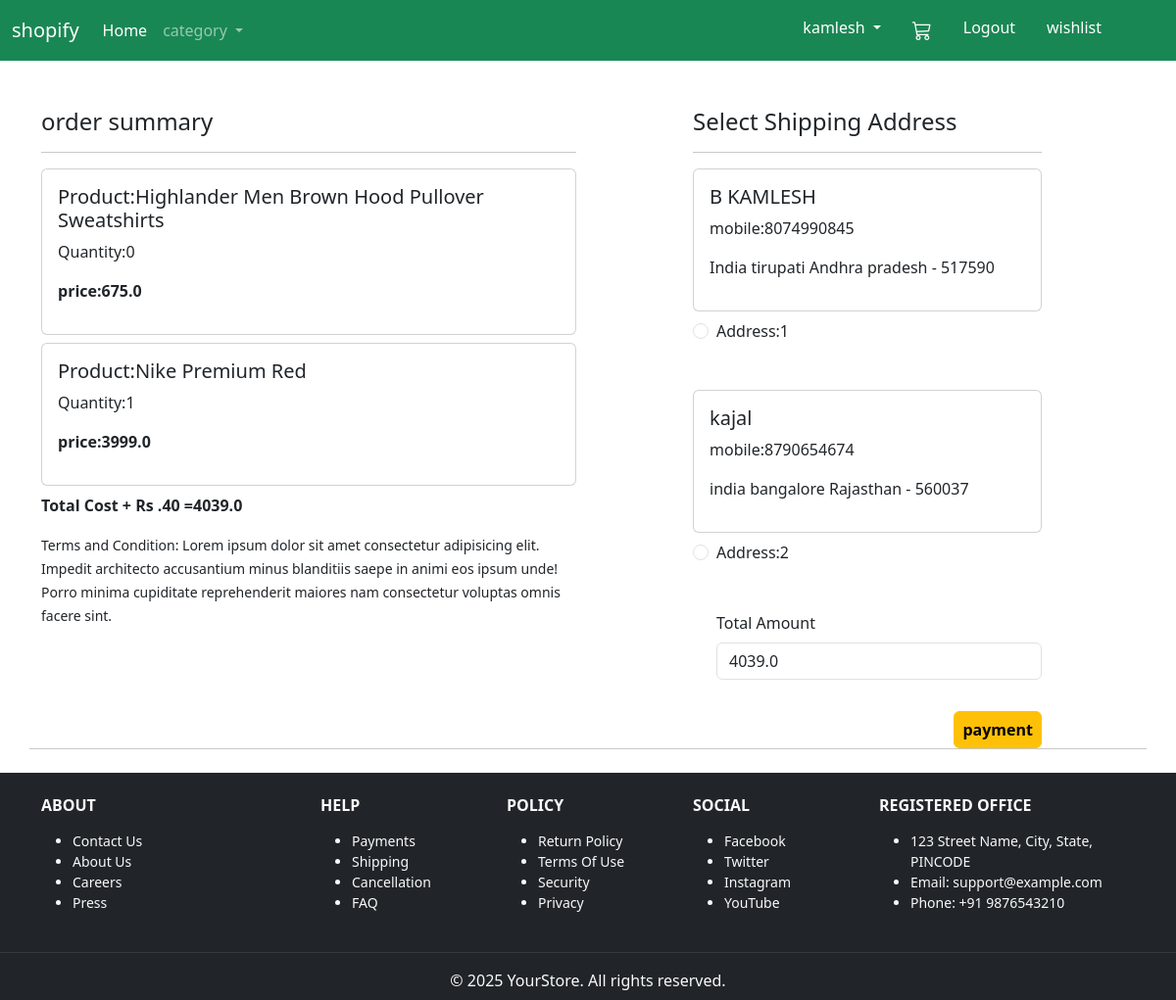
Screenshot of /checkout/ (signed in) with the database file from the repository.
### app/models.py (models this page shows, shortened)
class Cart(models.Model):
    user=models.ForeignKey(User, on_delete=models.CASCADE,related_name='user')
    Product=models. ForeignKey(Product,on_delete=models.CASCADE,related_name='user')
    quantity=models.IntegerField(default=1)

class Product(models.Model):
    category = models.ForeignKey(Category, on_delete=models.CASCADE, related_name='products')
    name = models.CharField(max_length=200)
    description = models.TextField()
    price = models.FloatField()
    image = models.ImageField(upload_to='products/')
    stock = models.PositiveIntegerField(default=1)
    created_at = models.DateTimeField(auto_now_add=True)

class Customer(models.Model):
    user=models.ForeignKey(User,on_delete=models.CASCADE)
    name=models.CharField(max_length=200)
    locality=models.CharField(max_length=200)
    city=models.CharField(max_length=50)
    mobile=models.IntegerField(default=0)
    zipcode=models.IntegerField()
    state=models.CharField(choices=STATE_CHOICES,max_length=100)

### app/views.py (the view)
# urls.py: path('checkout/',views.checkout,name='checkout'),
def checkout(request):
    user=request.user
    add=Customer.objects.filter(user=user)
    amount=0
    cart_items=Cart.objects.filter(user=user)
    for item in cart_items:
        value=item.Product.price*item.quantity
        amount+=value
    totalamount=amount+40
    razorpayamount=int(totalamount*100)
    client = razorpay.Client(auth=(settings.RAZOR_KEY_ID, settings.RAZOR_KEY_SECRET))
    data= {
    "amount": razorpayamount,
    "currency": "INR",
    "payment_capture":"1"}
    payment_response=client.order.create(data=data)
    order_id=payment_response['id']
    order_satus=payment_response['status']
    if order_satus=='created':
        payment=Payment(user=user,amount=razorpayamount,razorpay_order_id=order_id,razorpay_payment_status=order_satus)
        payment.save()
    print(payment_response)
    return render(request,'checkout.html',locals())

### templates/checkout.html (shortened to what this page needs)
{% extends "base.html" %}
{% load static %}
{% block main-content  %}
<div class="container">
<div class="row mt-5" >
   <div class="col-sm-6">
    <h4>order summary</h4>
    <hr>
    {% for item in cart_items %}
      <div class="card mb-2">
        <div class="card-body">
            <h5>Product:{{item.Product.name}}</h5>
            <p>Quantity:{{item.quantity}}</p>
            <p class="fw-bold">price:{{item.Product.price}}</p>
        </div>
      </div>
     {% endfor %}
     <p class="fw-bold">Total Cost + Rs .40 ={{totalamount}}</p>
     <small>Terms and Condition: Lorem ipsum dolor sit amet consectetur adipisicing elit. Impedit architecto accusantium minus blanditiis saepe in animi eos ipsum unde! Porro minima cupiditate reprehenderit maiores nam consectetur voluptas omnis facere sint.</small>
   </div>
   <div class="col-sm-4 offset-sm-1">
      <h4>Select Shipping Address</h4>
      <hr>
      <form action="" method="post" id="myform">
        {% for ad in add %}
        <div class="card">
           <div class="card-body">
            <h5>{{ad.name}}</h5>
            <p>mobile:{{ad.mobile}}</p>
            <p>{{ad.locality}} {{ad.city}} {{ad.state}} - {{ad.zipcode}}</p>
           </div>
        </div>
           <div class="form-check mt-2 mb-5">
            <input type="radio" class="form-check-input" name="custid" id="custadd{{forloop.counter}}" value="{{ad.id}}" >
            <label for="custadd{{forloop.counter}}">Address:{{forloop.counter}}</label>
           </div>
         {% endfor %}
           <div class="form-check mb-3">
            <label for="totalamount" class="form-label">Total Amount</label>
            <input type="number" class="form-control" name="totalamount" value="{{totalamount}}" readonly>
           </div>
           <div class="text-end">
              <button id="rzp-button1" type="button" class="btn btn-warning mt-3 px-2 fw-bold">payment</button>
           </div>
      </form>
   </div>
   <br>
   <br>
   <hr>
</div>
</div>
{% endblock main-content  %}

### templates/base.html (shortened to what this page needs)
{% load static %}
<!DOCTYPE html>
<html>
<head>
  <link href="https://cdn.jsdelivr.net/npm/bootstrap@5.3.0/dist/css/bootstrap.min.css" rel="stylesheet">
  <link rel="stylesheet" href="https://cdn.jsdelivr.net/npm/bootstrap-icons@1.11.3/font/bootstrap-icons.min.css">
</head>
<body>
    <nav class="navbar navbar-expand-lg  navbar-dark bg-success sticky-top">
        <div class="container-fluid">
          <a class="navbar-brand" href="#">shopify</a>
          {% if request.user.is_authenticated %}
          <div class="collapse navbar-collapse" id="navbarSupportedContent">
            <ul class="navbar-nav me-auto mb-2 mb-lg-0">
              <li class="nav-item">
                <a class="nav-link active" aria-current="page" href="{% url 'home' %}">Home</a>
              </li>
              <li class="nav-item dropdown">
                <a class="nav-link dropdown-toggle" href="#" role="button" data-bs-toggle="dropdown" aria-expanded="false">
                  category
                </a>
              </li>
            </ul>
            <ul class="navbar-nav me-5 mb-2 mb-lg-0">
                <li class="nav-item dropdown mx-2">
                    <a class="nav-link dropdown-toggle text-white" href="#" role="button" data-bs-toggle="dropdown" aria-expanded="false">
                        {{request.user}}
                    </a>
                  </li>
                  <li class="nav-item mx-2 position-relative">
                    <a href="{% url 'show_cart' %}" class="nav-link text-white">
                      <i class="bi bi-cart3 fs-5"></i>
                    </a>
                  </li>
                  <li class="nav-item mx-2">
                    <a href="{% url 'logout' %}" class="nav-link text-white">Logout</a>
                  </li>
                  <li class="nav-item mx-2">
                    <a href="{% url 'wishlist_page' %}" class="nav-link text-white"> wishlist</a>
                  </li>
                  {% else %}
                  <li class="nav-item mx-2 text-decoration-none ">
                    <a href="{% url 'login' %}" class="text-white btn btn-primary">Login</a>
                  </li>
            {% endif %}
            </ul>
          </div>
        </div>
      </nav>
       {% block main-content %}{% endblock main-content %}
       <footer class="bg-dark text-light pt-4 pb-2 mt-2 ">
        <div class="container text-md-left">
          <div class="row">
            <div class="col-md-3 col-lg-3 col-xl-3 mx-auto mb-3">
              <h6 class="text-uppercase fw-bold mb-3">About</h6>
              <ul class="small">
                <li><a href="#" class="text-decoration-none text-light">Contact Us</a></li>
                <li><a href="#" class="text-decoration-none text-light">About Us</a></li>
                <li><a href="#" class="text-decoration-none text-light">Careers</a></li>
                <li><a href="#" class="text-decoration-none text-light">Press</a></li>
              </ul>
            </div>
            <div class="col-md-2 col-lg-2 col-xl-2 mx-auto mb-3">
              <h6 class="text-uppercase fw-bold mb-3">Help</h6>
              <ul class="small">
                <li><a href="#" class="text-decoration-none text-light">Payments</a></li>
                <li><a href="#" class="text-decoration-none text-light">Shipping</a></li>
                <li><a href="#" class="text-decoration-none text-light">Cancellation</a></li>
                <li><a href="#" class="text-decoration-none text-light">FAQ</a></li>
              </ul>
            </div>
            <div class="col-md-2 col-lg-2 col-xl-2 mx-auto mb-3">
              <h6 class="text-uppercase fw-bold mb-3">Policy</h6>
              <ul class="small">
                <li><a href="#" class="text-decoration-none text-light">Return Policy</a></li>
                <li><a href="#" class="text-decoration-none text-light">Terms Of Use</a></li>
                <li><a href="#" class="text-decoration-none text-light">Security</a></li>
                <li><a href="#" class="text-decoration-none text-light">Privacy</a></li>
              </ul>
            </div>
            <div class="col-md-2 col-lg-2 col-xl-2 mx-auto mb-3">
              <h6 class="text-uppercase fw-bold mb-3">Social</h6>
              <ul class="small">
                <li><a href="#" class="text-decoration-none text-light">Facebook</a></li>
                <li><a href="#" class="text-decoration-none text-light">Twitter</a></li>
                <li><a href="#" class="text-decoration-none text-light">Instagram</a></li>
                <li><a href="#" class="text-decoration-none text-light">YouTube</a></li>
              </ul>
            </div>
            <div class="col-md-3 col-lg-3 col-xl-3 mx-auto mb-3">
              <h6 class="text-uppercase fw-bold mb-3">Registered Office</h6>
              <ul class="small">
                <li>123 Street Name, City, State, PINCODE</li>
                <li>Email: support@example.com</li>
                <li>Phone: +91 9876543210</li>
              </ul>
            </div>
          </div>
        </div>
        <hr class="mb-3 mt-2 text-secondary">
        <div class="text-center">
          <p class="mb-0">&copy; 2025 YourStore. All rights reserved.</p>
        </div>
      </footer>
</body>
</html>

### rows the page displays
Cart: Product.name "Highlander Men Brown Hood Pullover Sweatshirts", quantity "0", Product.price "675.0"
Cart: Product.name "Nike Premium Red", quantity "1", Product.price "3999.0"
Customer: name "B KAMLESH", mobile "8074990845", locality "India", city "tirupati", state "Andhra pradesh", zipcode "517590"
Customer: name "kajal", mobile "8790654674", locality "india", city "bangalore", state "Rajasthan", zipcode "560037"

### other values shown
{{ request.user }} "kamlesh"
{{ totalamount }} "4039.0"
